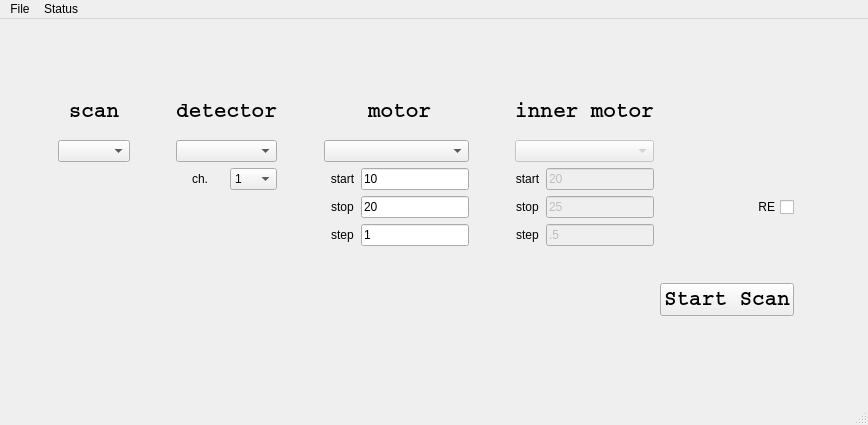
<?xml version="1.0" encoding="UTF-8"?>
<ui version="4.0">
 <class>Main_window</class>
 <widget class="QMainWindow" name="Main_window">
  <property name="geometry">
   <rect>
    <x>0</x>
    <y>0</y>
    <width>868</width>
    <height>425</height>
   </rect>
  </property>
  <property name="windowTitle">
   <string>MainWindow</string>
  </property>
  <widget class="QWidget" name="centralwidget">
   <widget class="QWidget" name="layoutWidget">
    <property name="geometry">
     <rect>
      <x>58</x>
      <y>70</y>
      <width>736</width>
      <height>227</height>
     </rect>
    </property>
    <layout class="QGridLayout" name="gridLayout">
     <item row="0" column="0">
      <widget class="QLabel" name="scan_lbl">
       <property name="font">
        <font>
         <family>Courier</family>
         <pointsize>16</pointsize>
         <weight>75</weight>
         <italic>false</italic>
         <bold>true</bold>
        </font>
       </property>
       <property name="text">
        <string>scan</string>
       </property>
       <property name="alignment">
        <set>Qt::AlignCenter</set>
       </property>
      </widget>
     </item>
     <item row="0" column="1" rowspan="5">
      <spacer name="verticalSpacer">
       <property name="orientation">
        <enum>Qt::Vertical</enum>
       </property>
       <property name="sizeHint" stdset="0">
        <size>
         <width>20</width>
         <height>147</height>
        </size>
       </property>
      </spacer>
     </item>
     <item row="0" column="2" colspan="2">
      <widget class="QLabel" name="start_lbl_3">
       <property name="font">
        <font>
         <family>Courier</family>
         <pointsize>16</pointsize>
         <weight>75</weight>
         <bold>true</bold>
        </font>
       </property>
       <property name="text">
        <string>detector</string>
       </property>
       <property name="alignment">
        <set>Qt::AlignCenter</set>
       </property>
      </widget>
     </item>
     <item row="0" column="4" rowspan="5" colspan="2">
      <spacer name="verticalSpacer_2">
       <property name="orientation">
        <enum>Qt::Vertical</enum>
       </property>
       <property name="sizeHint" stdset="0">
        <size>
         <width>20</width>
         <height>157</height>
        </size>
       </property>
      </spacer>
     </item>
     <item row="0" column="6" colspan="2">
      <widget class="QLabel" name="start_lbl_4">
       <property name="font">
        <font>
         <family>Courier</family>
         <pointsize>16</pointsize>
         <weight>75</weight>
         <bold>true</bold>
        </font>
       </property>
       <property name="text">
        <string>motor</string>
       </property>
       <property name="alignment">
        <set>Qt::AlignCenter</set>
       </property>
      </widget>
     </item>
     <item row="0" column="8" rowspan="4">
      <spacer name="verticalSpacer_3">
       <property name="orientation">
        <enum>Qt::Vertical</enum>
       </property>
       <property name="sizeHint" stdset="0">
        <size>
         <width>20</width>
         <height>97</height>
        </size>
       </property>
      </spacer>
     </item>
     <item row="0" column="9" colspan="2">
      <widget class="QLabel" name="start_lbl_5">
       <property name="font">
        <font>
         <family>Courier</family>
         <pointsize>16</pointsize>
         <weight>75</weight>
         <bold>true</bold>
        </font>
       </property>
       <property name="text">
        <string>inner motor</string>
       </property>
       <property name="alignment">
        <set>Qt::AlignCenter</set>
       </property>
      </widget>
     </item>
     <item row="1" column="0">
      <widget class="QComboBox" name="comboBox_scan"/>
     </item>
     <item row="1" column="2" colspan="2">
      <widget class="QComboBox" name="comboBox_detector"/>
     </item>
     <item row="1" column="5" colspan="3">
      <widget class="QComboBox" name="comboBox_motor"/>
     </item>
     <item row="1" column="9" colspan="2">
      <widget class="QComboBox" name="comboBox_motor_2">
       <property name="enabled">
        <bool>false</bool>
       </property>
      </widget>
     </item>
     <item row="1" column="11">
      <spacer name="horizontalSpacer_5">
       <property name="orientation">
        <enum>Qt::Horizontal</enum>
       </property>
       <property name="sizeHint" stdset="0">
        <size>
         <width>87</width>
         <height>20</height>
        </size>
       </property>
      </spacer>
     </item>
     <item row="2" column="2">
      <widget class="QLabel" name="ch_lbl">
       <property name="text">
        <string>ch.</string>
       </property>
       <property name="alignment">
        <set>Qt::AlignCenter</set>
       </property>
      </widget>
     </item>
     <item row="2" column="3">
      <widget class="QComboBox" name="comboBox_ch">
       <item>
        <property name="text">
         <string>1</string>
        </property>
       </item>
       <item>
        <property name="text">
         <string>2</string>
        </property>
       </item>
       <item>
        <property name="text">
         <string>3</string>
        </property>
       </item>
       <item>
        <property name="text">
         <string>4</string>
        </property>
       </item>
      </widget>
     </item>
     <item row="2" column="6">
      <widget class="QLabel" name="start_lbl">
       <property name="text">
        <string>start</string>
       </property>
       <property name="alignment">
        <set>Qt::AlignCenter</set>
       </property>
      </widget>
     </item>
     <item row="2" column="7">
      <widget class="QLineEdit" name="lineEdit_start">
       <property name="text">
        <string>10</string>
       </property>
      </widget>
     </item>
     <item row="2" column="9">
      <widget class="QLabel" name="start_lbl_2">
       <property name="text">
        <string>start</string>
       </property>
       <property name="alignment">
        <set>Qt::AlignCenter</set>
       </property>
      </widget>
     </item>
     <item row="2" column="10">
      <widget class="QLineEdit" name="lineEdit_start_2">
       <property name="enabled">
        <bool>false</bool>
       </property>
       <property name="text">
        <string>20</string>
       </property>
      </widget>
     </item>
     <item row="3" column="6">
      <widget class="QLabel" name="stop_lbl">
       <property name="text">
        <string>stop</string>
       </property>
       <property name="alignment">
        <set>Qt::AlignCenter</set>
       </property>
      </widget>
     </item>
     <item row="3" column="7">
      <widget class="QLineEdit" name="lineEdit_stop">
       <property name="text">
        <string>20</string>
       </property>
      </widget>
     </item>
     <item row="3" column="9">
      <widget class="QLabel" name="stop_lbl_2">
       <property name="text">
        <string>stop</string>
       </property>
       <property name="alignment">
        <set>Qt::AlignCenter</set>
       </property>
      </widget>
     </item>
     <item row="3" column="10">
      <widget class="QLineEdit" name="lineEdit_stop_2">
       <property name="enabled">
        <bool>false</bool>
       </property>
       <property name="text">
        <string>25</string>
       </property>
      </widget>
     </item>
     <item row="4" column="6">
      <widget class="QLabel" name="step_lbl">
       <property name="text">
        <string>step</string>
       </property>
       <property name="alignment">
        <set>Qt::AlignCenter</set>
       </property>
      </widget>
     </item>
     <item row="4" column="7">
      <widget class="QLineEdit" name="lineEdit_step">
       <property name="text">
        <string>1</string>
       </property>
      </widget>
     </item>
     <item row="4" column="8" rowspan="2">
      <spacer name="horizontalSpacer_4">
       <property name="orientation">
        <enum>Qt::Horizontal</enum>
       </property>
       <property name="sizeHint" stdset="0">
        <size>
         <width>17</width>
         <height>20</height>
        </size>
       </property>
      </spacer>
     </item>
     <item row="4" column="9">
      <widget class="QLabel" name="step_lbl_2">
       <property name="text">
        <string>step</string>
       </property>
       <property name="alignment">
        <set>Qt::AlignCenter</set>
       </property>
      </widget>
     </item>
     <item row="4" column="10">
      <widget class="QLineEdit" name="lineEdit_step_2">
       <property name="enabled">
        <bool>false</bool>
       </property>
       <property name="text">
        <string>.5</string>
       </property>
      </widget>
     </item>
     <item row="5" column="1">
      <spacer name="horizontalSpacer_3">
       <property name="orientation">
        <enum>Qt::Horizontal</enum>
       </property>
       <property name="sizeHint" stdset="0">
        <size>
         <width>17</width>
         <height>20</height>
        </size>
       </property>
      </spacer>
     </item>
     <item row="5" column="4">
      <spacer name="horizontalSpacer_7">
       <property name="orientation">
        <enum>Qt::Horizontal</enum>
       </property>
       <property name="sizeHint" stdset="0">
        <size>
         <width>17</width>
         <height>20</height>
        </size>
       </property>
      </spacer>
     </item>
     <item row="6" column="0" colspan="11">
      <spacer name="horizontalSpacer">
       <property name="orientation">
        <enum>Qt::Horizontal</enum>
       </property>
       <property name="sizeHint" stdset="0">
        <size>
         <width>588</width>
         <height>33</height>
        </size>
       </property>
      </spacer>
     </item>
     <item row="6" column="11">
      <widget class="QPushButton" name="pushButton_startscan">
       <property name="font">
        <font>
         <family>Courier</family>
         <pointsize>16</pointsize>
         <weight>75</weight>
         <bold>true</bold>
        </font>
       </property>
       <property name="text">
        <string>Start Scan</string>
       </property>
      </widget>
     </item>
     <item row="3" column="11">
      <widget class="QCheckBox" name="checkBox_re">
       <property name="statusTip">
        <string>run engine option</string>
       </property>
       <property name="whatsThis">
        <string>select run engine</string>
       </property>
       <property name="layoutDirection">
        <enum>Qt::RightToLeft</enum>
       </property>
       <property name="text">
        <string>RE</string>
       </property>
      </widget>
     </item>
    </layout>
   </widget>
  </widget>
  <widget class="QMenuBar" name="menubar">
   <property name="geometry">
    <rect>
     <x>0</x>
     <y>0</y>
     <width>868</width>
     <height>19</height>
    </rect>
   </property>
   <widget class="QMenu" name="menuFile">
    <property name="title">
     <string>File</string>
    </property>
    <addaction name="actionOpen"/>
    <addaction name="actionSave"/>
   </widget>
   <widget class="QMenu" name="menuStatus">
    <property name="title">
     <string>Status</string>
    </property>
    <addaction name="actionDisplay"/>
   </widget>
   <addaction name="menuFile"/>
   <addaction name="menuStatus"/>
  </widget>
  <widget class="QStatusBar" name="statusbar"/>
  <action name="actionOpen">
   <property name="text">
    <string>Open</string>
   </property>
  </action>
  <action name="actionSave">
   <property name="text">
    <string>Save</string>
   </property>
  </action>
  <action name="actionDisplay">
   <property name="text">
    <string>display</string>
   </property>
  </action>
 </widget>
 <resources/>
 <connections/>
</ui>
